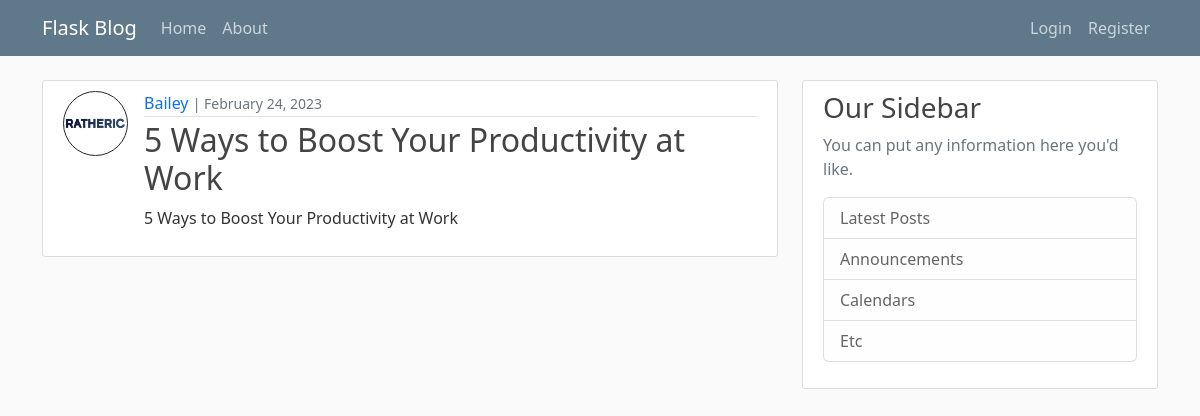
Screenshot of /post/3 with the database file from the repository.
### flaskblog/models.py (models this page shows, shortened)
class User(db.Model, UserMixin):
    id = db.Column(db.Integer, primary_key=True)
    username = db.Column(db.String(20), unique=True, nullable=False)
    email = db.Column(db.String(120), unique=True, nullable=False)
    image_file = db.Column(db.String(20), nullable=False, default='default.png')
    password = db.Column(db.String(60), nullable=False)
    posts = db.relationship('Post', backref='author', lazy=True)

class Post(db.Model):
    id = db.Column(db.Integer, primary_key=True)
    title = db.Column(db.String(100), nullable=False)
    date_posted = db.Column(db.DateTime, nullable=False, default=datetime.utcnow)
    content = db.Column(db.Text, nullable=False)
    user_id = db.Column(db.Integer, db.ForeignKey('user.id'), nullable=False)

### flaskblog/routes.py (the view)
@app.route("/post/<int:post_id>")
def post(post_id):
    post = Post.query.get_or_404(post_id)
    return render_template('post.html', title=post.title, post=post)

### flaskblog/templates/post.html (shortened to what this page needs)
{% extends "layout.html" %}
{% block content %}
    <article class="d-flex media content-section">
        <img class="me-3 rounded-circle article-img border border-dark" src="{{ url_for('static', filename='profile_pics/' + post.author.image_file) }}">
        <div class="media-body">
            <div class="article-metadata">
                <a class="author-link mr-2" href="#">{{ post.author.username }}</a>
                <small class="text-muted">| {{ post.date_posted.strftime('%B %d, %Y') }}</small>
            </div>
            <h2 class="article-title">{{ post.title }}</h2>
            <p class="article-content">{{ post.content }}</p>
        </div>
    </article>
{% endblock content %}

### flaskblog/static/main.css (style rules this page uses)
body { background: #fafafa; color: #333333; margin-top: 5rem; }
a { text-decoration: none; }
h1, h2, h3, h4, h5, h6 { color: #444444; }
.author-link { text-decoration: none; transition: 0.15s ease color; }
.content-section { background: #ffffff; padding: 10px 20px; border: 1px solid #dddddd; border-radius: 3px; margin-bottom: 20px; }
.article-title { color: #444444; text-decoration: none; transition: 0.15s ease color; }
.article-content { white-space: pre-line; }
.article-img { height: 65px; width: 65px; margin-right: 16px; }
.article-metadata { padding-bottom: 1px; margin-bottom: 4px; border-bottom: 1px solid #e3e3e3 }

### rows the page displays
User: image_file (picture), author.username "Bailey"
Post: date_posted "February 24, 2023", title "5 Ways to Boost Your Productivity at Work", content "5 Ways to Boost Your Productivity at Work"
